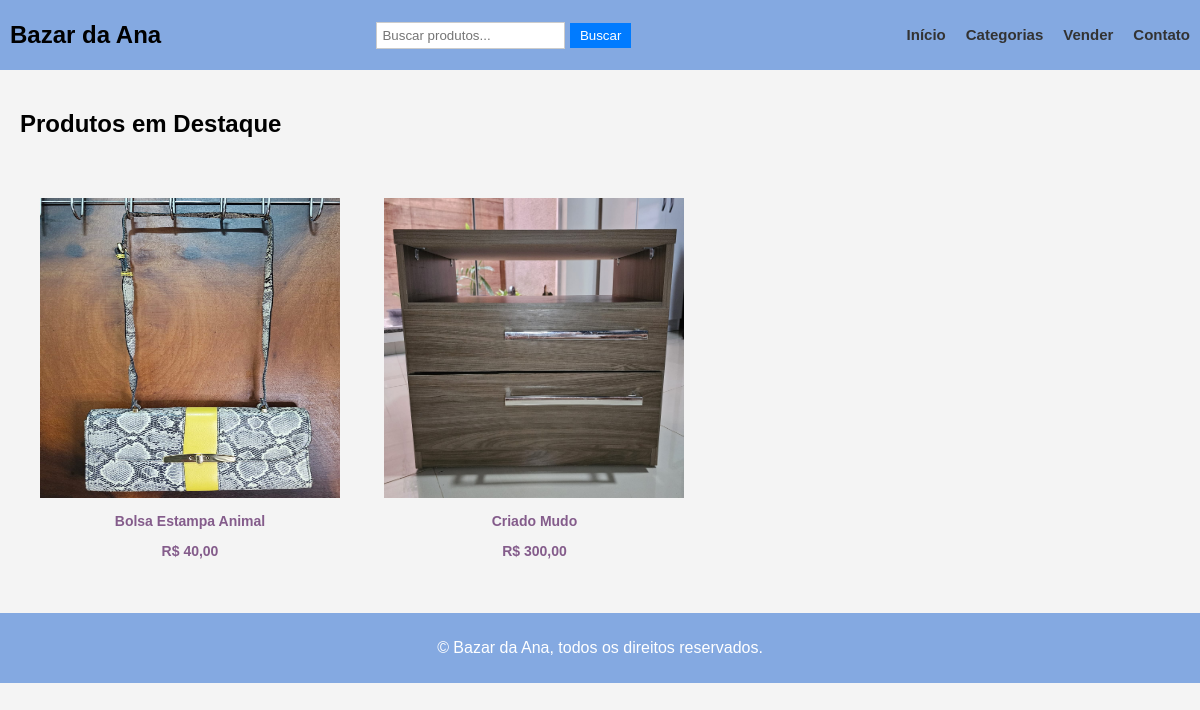
The app's page /, older data.
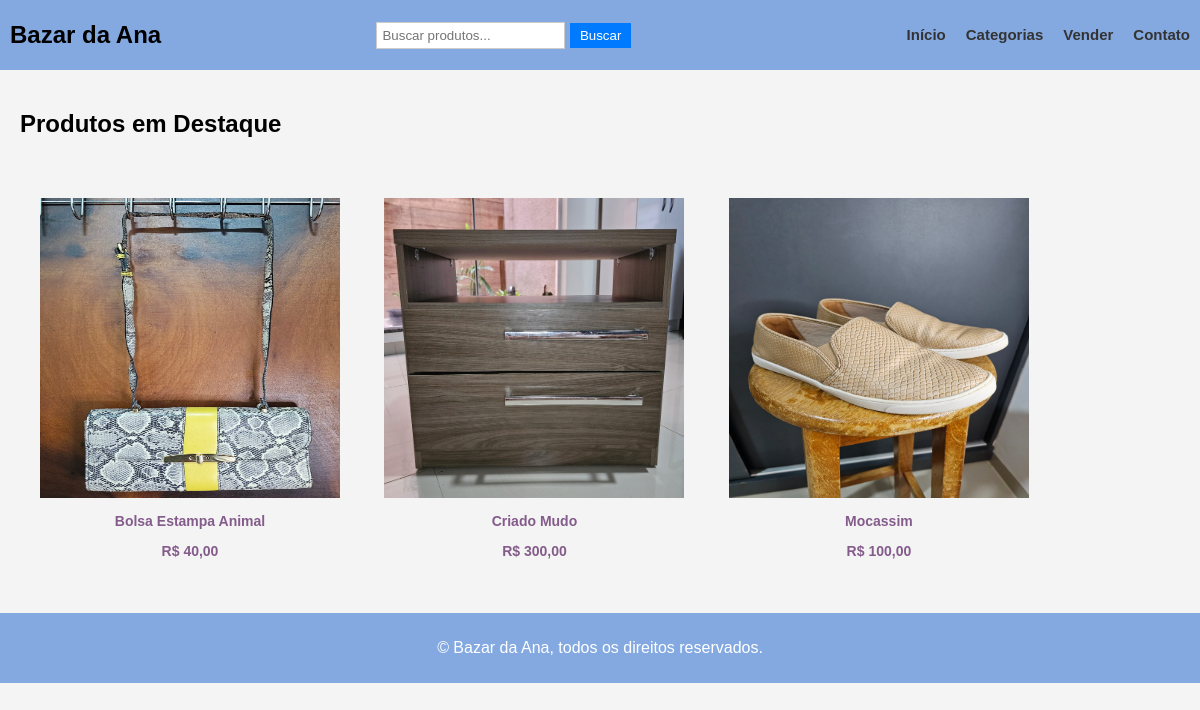
The same page, newer data.
### app_main/models.py (models this page shows, shortened)
class Photo(models.Model):
    product = models.ForeignKey(Product, on_delete=models.CASCADE, verbose_name='Produto', related_name='foto')
    cover = models.BooleanField(default=False, verbose_name='Capa')
    sold = models.BooleanField(default=False, verbose_name='Vendido')
    photo = models.ImageField(upload_to='products/', verbose_name='Foto')
    class Meta:
        ordering=['product']
        verbose_name='Imagem'
        verbose_name_plural = 'Imagens'

class Product(models.Model):
    status_choice = (('nove', 'Novo'), ('usado', 'Usado'), ('semi-novo', 'Semi-novo'), ('quebrado', 'Quebrado'))
    name = models.CharField(max_length=200, verbose_name='Nome')
    price = models.DecimalField(max_digits=10, decimal_places=2, verbose_name='Preço')
    seller = models.ForeignKey(Seller, on_delete=models.CASCADE, verbose_name='Vendedor')
    categorie = models.ForeignKey(Categories, on_delete=models.CASCADE, verbose_name='Categoria')
    size = models.CharField(max_length=20, verbose_name='Tamanho', null=True, blank=True)
    brand = models.CharField(max_length=100, verbose_name="Marca", null=True, blank=True)
    condition=models.CharField(max_length=20, choices=status_choice, verbose_name='Condição')
    sold = models.BooleanField(default=False, verbose_name='Vendido')
    description = models.TextField(max_length=200, verbose_name='Descrição')
    class Meta:
        ordering=['name']
        verbose_name='Produto'

### app_main/views.py (the view)
# urls.py: path('', views.InitiView.as_view(), name='bazar'),
class InitiView(ListView):
    template_name = 'initi.html'
    model=Product
    context_object_name='product'
    def get_context_data(self, **kwargs):
        context=super().get_context_data(**kwargs)
        context['product'] = context['product'].filter(sold=False)
        context['image'] = Photo.objects.filter(cover=True, sold=False)
        return context
    def get_queryset(self):
        queryset = super().get_queryset()
        search = self.request.GET.get('busca')
        if search:
            queryset = queryset.filter(name__icontains=search, sold=False)
            print(queryset)
            return queryset
        return queryset

### app_main/templates/initi.html (shortened to what this page needs)
{% extends 'base.html' %}
{% block content %}
<section class="destaque">
    <h2>Produtos em Destaque</h2>
</section>
<body>
{% for pro in product %}
    <div class="produto">
        {% for k in image %}
                {% if k.product_id == pro.pk %}
                    <img src="{{ k.photo.url }}" alt="{{ pro.name }} - {{pro.price}}">
                {% endif %}
        {% endfor %}
        <a class="produtoa" href="{% url 'detail' pro.pk %}">
            <p class="descricao">{{ pro.name }}</p>
            <p class="descricao">R$ {{ pro.price }}</p>
        </a>
    </div>
{% endfor %}
{% endblock %}

Row changes from the older to the newer data that the page shows:
added Product: name "Mocassim", price "100,00"
added Photo: photo (picture), shown under "Mocassim"
